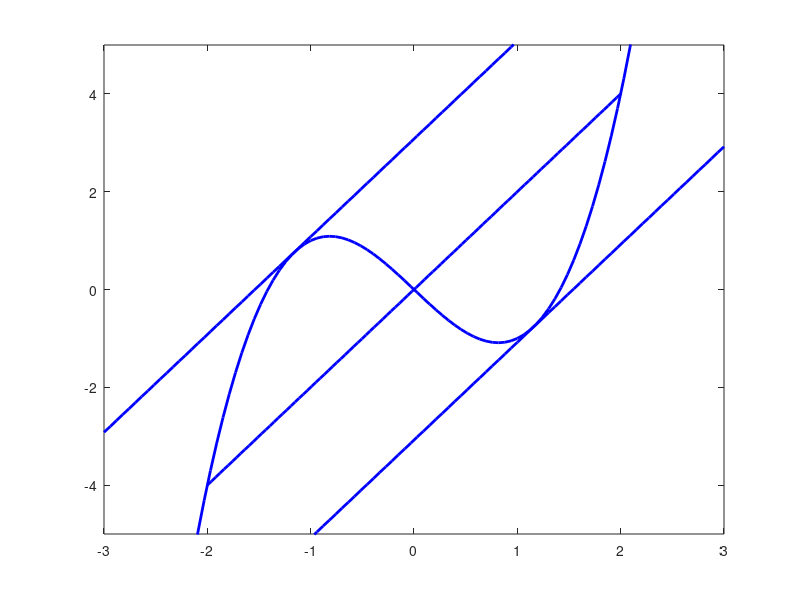

This chart was generated by the following MATLAB code:
x = linspace(-3,3,100); 
f = @(x) x.^3-2*x;
figure(1)
plot(x,f(x),'b','LineWidth',2);
axis([-3 3 -5 5]);
hold on;
x1 = linspace(-2,2,100);
g = @(x1) 2*x1; 
plot(x1,g(x1),'b','LineWidth',2);
axis([-3 3 -5 5]);
hold on;
x3 = linspace(-3,3,100); 
h = @(x3) (2*x3)-(16/(3*(sqrt(3))));
j = @(x3) (2*x3)+(16/(3*(sqrt(3))));
plot(x3,h(x3),'b','LineWidth',2)
hold on;
plot(x3,j(x3),'b','LineWidth',2)
